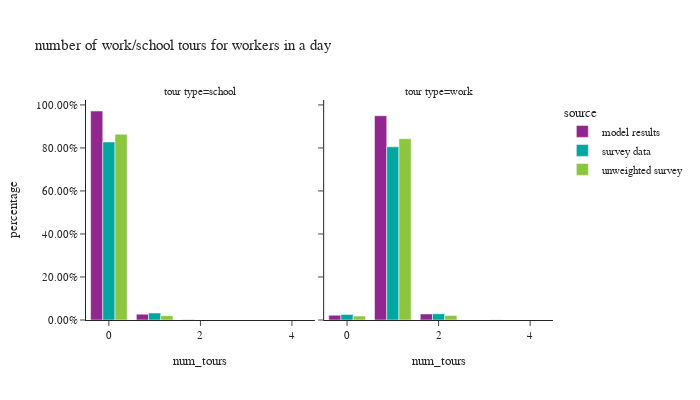

Notebook code for this chart:
### Code cell
# number of mandatory tours
df_plot = w_tour_data[['person_id','source','tour_type','tour_id','person_weight']].groupby(['person_id','source','tour_type','person_weight']).count().reset_index()

pivoted = df_plot.pivot(index=['person_id','source','person_weight'], columns="tour_type", values="tour_id").fillna(0).reset_index()
df_plot = pivoted.melt(id_vars=['person_id','source','person_weight'], var_name="tour_type")

df_plot['num_tours'] = df_plot['value']
df_plot['ws_weight'] = df_plot['person_weight']
df_plot = df_plot.groupby(['source','tour_type','num_tours'])['ws_weight'].sum().reset_index()
df_plot = df_plot.merge(df_worker_count, how='left', on='source')
df_plot['percentage'] = df_plot['ws_weight']/df_plot['person_weight']

fig = px.bar(df_plot, x="num_tours", y="percentage", color="source",barmode="group",
             facet_col="tour_type",facet_row_spacing=0.2,
             title="number of work/school tours for workers in a day")
fig.for_each_annotation(lambda a: a.update(text="tour type="+a.text.split("=")[-1]))
fig.update_layout(height=400, width=700, yaxis=dict(tickformat=".2%"))
fig.show()

### Figure 1 — Plotly figure (JSON) as saved in the notebook; plotly's stock layout.template omitted (floating-point values rounded to 4 significant figures)
{"data": [{"alignmentgroup": "True", "hovertemplate": "source=model results<br>tour_type=school<br>num_tours=%{x}<br>percentage=%{y}<extra></extra>", "legendgroup": "model results", "marker": {"color": "#91268F", "pattern": {"shape": ""}}, "name": "model results", "offsetgroup": "model results", "orientation": "v", "showlegend": true, "textposition": "auto", "type": "bar", "x": [0.0, 1.0, 2.0], "xaxis": "x", "y": [0.9718, 0.02723, 0.001018], "yaxis": "y"}, {"alignmentgroup": "True", "hovertemplate": "source=model results<br>tour_type=work<br>num_tours=%{x}<br>percentage=%{y}<extra></extra>", "legendgroup": "model results", "marker": {"color": "#91268F", "pattern": {"shape": ""}}, "name": "model results", "offsetgroup": "model results", "orientation": "v", "showlegend": false, "textposition": "auto", "type": "bar", "x": [0.0, 1.0, 2.0], "xaxis": "x2", "y": [0.02216, 0.9497, 0.02811], "yaxis": "y2"}, {"alignmentgroup": "True", "hovertemplate": "source=survey data<br>tour_type=school<br>num_tours=%{x}<br>percentage=%{y}<extra></extra>", "legendgroup": "survey data", "marker": {"color": "#00A7A0", "pattern": {"shape": ""}}, "name": "survey data", "offsetgroup": "survey data", "orientation": "v", "showlegend": true, "textposition": "auto", "type": "bar", "x": [0.0, 1.0], "xaxis": "x", "y": [0.8277, 0.03243], "yaxis": "y"}, {"alignmentgroup": "True", "hovertemplate": "source=survey data<br>tour_type=work<br>num_tours=%{x}<br>percentage=%{y}<extra></extra>", "legendgroup": "survey data", "marker": {"color": "#00A7A0", "pattern": {"shape": ""}}, "name": "survey data", "offsetgroup": "survey data", "orientation": "v", "showlegend": false, "textposition": "auto", "type": "bar", "x": [0.0, 1.0, 2.0, 3.0, 4.0], "xaxis": "x2", "y": [0.02545, 0.8052, 0.02903, 4.874e-05, 0.000374], "yaxis": "y2"}, {"alignmentgroup": "True", "hovertemplate": "source=unweighted survey<br>tour_type=school<br>num_tours=%{x}<br>percentage=%{y}<extra></extra>", "legendgroup": "unweighted survey", "marker": {"color": "#8CC63E", "pattern": {"shape": ""}}, "name": "unweighted survey", "offsetgroup": "unweighted survey", "orientation": "v", "showlegend": true, "textposition": "auto", "type": "bar", "x": [0.0, 1.0], "xaxis": "x", "y": [0.8635, 0.02008], "yaxis": "y"}, {"alignmentgroup": "True", "hovertemplate": "source=unweighted survey<br>tour_type=work<br>num_tours=%{x}<br>percentage=%{y}<extra></extra>", "legendgroup": "unweighted survey", "marker": {"color": "#8CC63E", "pattern": {"shape": ""}}, "name": "unweighted survey", "offsetgroup": "unweighted survey", "orientation": "v", "showlegend": false, "textposition": "auto", "type": "bar", "x": [0.0, 1.0, 2.0, 3.0, 4.0], "xaxis": "x2", "y": [0.01802, 0.8429, 0.02111, 0.00103, 0.0005149], "yaxis": "y2"}], "layout": {"annotations": [{"font": {}, "showarrow": false, "text": "tour type=school", "x": 0.245, "xanchor": "center", "xref": "paper", "y": 1.0, "yanchor": "bottom", "yref": "paper"}, {"font": {}, "showarrow": false, "text": "tour type=work", "x": 0.755, "xanchor": "center", "xref": "paper", "y": 1.0, "yanchor": "bottom", "yref": "paper"}], "barmode": "group", "height": 400, "legend": {"title": {"text": "source"}, "tracegroupgap": 0}, "title": {"text": "number of work/school tours for workers in a day"}, "width": 700, "xaxis": {"anchor": "y", "domain": [0.0, 0.49], "title": {"text": "num_tours"}}, "xaxis2": {"anchor": "y2", "domain": [0.51, 1.0], "matches": "x", "title": {"text": "num_tours"}}, "yaxis": {"anchor": "x", "domain": [0.0, 1.0], "tickformat": ".2%", "title": {"text": "percentage"}}, "yaxis2": {"anchor": "x2", "domain": [0.0, 1.0], "matches": "y", "showticklabels": false}}}
